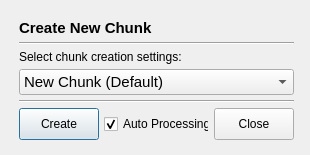
<?xml version="1.0" encoding="UTF-8"?>
<ui version="4.0" connectslotsbyname="false">
 <class>DialogAddChunkQuick</class>
 <widget class="QDialog" name="DialogAddChunkQuick">
  <property name="geometry">
   <rect>
    <x>0</x>
    <y>0</y>
    <width>310</width>
    <height>155</height>
   </rect>
  </property>
  <property name="sizePolicy">
   <sizepolicy hsizetype="Fixed" vsizetype="Fixed">
    <horstretch>0</horstretch>
    <verstretch>0</verstretch>
   </sizepolicy>
  </property>
  <property name="minimumSize">
   <size>
    <width>310</width>
    <height>155</height>
   </size>
  </property>
  <property name="maximumSize">
   <size>
    <width>310</width>
    <height>155</height>
   </size>
  </property>
  <property name="font">
   <font>
    <family>Segoe UI</family>
    <pointsize>9</pointsize>
   </font>
  </property>
  <property name="windowTitle">
   <string notr="true">Create New Chunk</string>
  </property>
  <widget class="QWidget" name="verticalLayoutWidget">
   <property name="geometry">
    <rect>
     <x>9</x>
     <y>9</y>
     <width>295</width>
     <height>141</height>
    </rect>
   </property>
   <layout class="QVBoxLayout" name="verticalLayout">
    <item>
     <widget class="QLabel" name="labelQuickAdd">
      <property name="sizePolicy">
       <sizepolicy hsizetype="Preferred" vsizetype="Maximum">
        <horstretch>0</horstretch>
        <verstretch>0</verstretch>
       </sizepolicy>
      </property>
      <property name="font">
       <font>
        <family>Segoe UI</family>
        <pointsize>11</pointsize>
        <weight>75</weight>
        <bold>true</bold>
       </font>
      </property>
      <property name="text">
       <string notr="true">Create New Chunk</string>
      </property>
     </widget>
    </item>
    <item>
     <widget class="Line" name="line_2">
      <property name="orientation">
       <enum>Qt::Horizontal</enum>
      </property>
     </widget>
    </item>
    <item>
     <widget class="QLabel" name="label">
      <property name="sizePolicy">
       <sizepolicy hsizetype="Preferred" vsizetype="Maximum">
        <horstretch>0</horstretch>
        <verstretch>0</verstretch>
       </sizepolicy>
      </property>
      <property name="text">
       <string notr="true">Select chunk creation settings:</string>
      </property>
      <property name="alignment">
       <set>Qt::AlignBottom|Qt::AlignLeading|Qt::AlignLeft</set>
      </property>
     </widget>
    </item>
    <item>
     <widget class="QComboBox" name="cbChunkSettings">
      <property name="sizePolicy">
       <sizepolicy hsizetype="Preferred" vsizetype="Maximum">
        <horstretch>0</horstretch>
        <verstretch>0</verstretch>
       </sizepolicy>
      </property>
      <property name="font">
       <font>
        <family>Segoe UI</family>
        <pointsize>11</pointsize>
       </font>
      </property>
      <property name="cursor">
       <cursorShape>PointingHandCursor</cursorShape>
      </property>
      <property name="statusTip">
       <string notr="true">Choose settings used for chunk creation...</string>
      </property>
      <property name="currentText">
       <string notr="true">New Chunk (Default)</string>
      </property>
      <property name="iconSize">
       <size>
        <width>20</width>
        <height>20</height>
       </size>
      </property>
      <item>
       <property name="text">
        <string notr="true">New Chunk (Default)</string>
       </property>
       <property name="icon">
        <iconset resource="../qtresources.qrc">
         <normaloff>:/icons/icons8-add-tab-50.png</normaloff>:/icons/icons8-add-tab-50.png</iconset>
       </property>
      </item>
      <item>
       <property name="text">
        <string notr="true">KALOTA-1</string>
       </property>
       <property name="icon">
        <iconset resource="../qtresources.qrc">
         <normaloff>:/icons/template_kalota-modra.png</normaloff>:/icons/template_kalota-modra.png</iconset>
       </property>
      </item>
      <item>
       <property name="text">
        <string>KALOTA-2</string>
       </property>
       <property name="icon">
        <iconset resource="../qtresources.qrc">
         <normaloff>:/icons/template_kalota-oranzna.png</normaloff>:/icons/template_kalota-oranzna.png</iconset>
       </property>
      </item>
      <item>
       <property name="text">
        <string>KALOTA-3</string>
       </property>
       <property name="icon">
        <iconset resource="../qtresources.qrc">
         <normaloff>:/icons/template_kalota-rdeca.png</normaloff>:/icons/template_kalota-rdeca.png</iconset>
       </property>
      </item>
      <item>
       <property name="text">
        <string>KALOTA-4</string>
       </property>
       <property name="icon">
        <iconset resource="../qtresources.qrc">
         <normaloff>:/icons/template_kalota-vijola.png</normaloff>:/icons/template_kalota-vijola.png</iconset>
       </property>
      </item>
      <item>
       <property name="text">
        <string>KALOTA-5</string>
       </property>
       <property name="icon">
        <iconset resource="../qtresources.qrc">
         <normaloff>:/icons/template_kalota-zelena.png</normaloff>:/icons/template_kalota-zelena.png</iconset>
       </property>
      </item>
      <item>
       <property name="text">
        <string notr="true">STOPNICA-1</string>
       </property>
       <property name="icon">
        <iconset resource="../qtresources.qrc">
         <normaloff>:/icons/template_stopnica-modra.png</normaloff>:/icons/template_stopnica-modra.png</iconset>
       </property>
      </item>
      <item>
       <property name="text">
        <string notr="true">STOPNICA-2</string>
       </property>
       <property name="icon">
        <iconset resource="../qtresources.qrc">
         <normaloff>:/icons/template_stopnica-oranzna.png</normaloff>:/icons/template_stopnica-oranzna.png</iconset>
       </property>
      </item>
      <item>
       <property name="text">
        <string>STOPNICA-3</string>
       </property>
       <property name="icon">
        <iconset resource="../qtresources.qrc">
         <normaloff>:/icons/template_stopnica-rdeca.png</normaloff>:/icons/template_stopnica-rdeca.png</iconset>
       </property>
      </item>
      <item>
       <property name="text">
        <string>STOPNICA-4</string>
       </property>
       <property name="icon">
        <iconset resource="../qtresources.qrc">
         <normaloff>:/icons/template_stopnica-vijola.png</normaloff>:/icons/template_stopnica-vijola.png</iconset>
       </property>
      </item>
      <item>
       <property name="text">
        <string>STOPNICA-5</string>
       </property>
       <property name="icon">
        <iconset resource="../qtresources.qrc">
         <normaloff>:/icons/template_stopnica-zelena.png</normaloff>:/icons/template_stopnica-zelena.png</iconset>
       </property>
      </item>
      <item>
       <property name="text">
        <string>PREDOR-VLAK</string>
       </property>
       <property name="icon">
        <iconset resource="../qtresources.qrc">
         <normaloff>:/icons/icons8-subway-50.png</normaloff>:/icons/icons8-subway-50.png</iconset>
       </property>
      </item>
     </widget>
    </item>
    <item>
     <widget class="Line" name="line">
      <property name="orientation">
       <enum>Qt::Horizontal</enum>
      </property>
     </widget>
    </item>
    <item>
     <layout class="QHBoxLayout" name="horizontalLayout">
      <item>
       <widget class="QPushButton" name="btnCreate">
        <property name="sizePolicy">
         <sizepolicy hsizetype="Maximum" vsizetype="Preferred">
          <horstretch>0</horstretch>
          <verstretch>0</verstretch>
         </sizepolicy>
        </property>
        <property name="text">
         <string notr="true">Create</string>
        </property>
        <property name="icon">
         <iconset resource="../qtresources.qrc">
          <normaloff>:/icons/icons8-add-tab-50.png</normaloff>:/icons/icons8-add-tab-50.png</iconset>
        </property>
        <property name="iconSize">
         <size>
          <width>20</width>
          <height>20</height>
         </size>
        </property>
       </widget>
      </item>
      <item>
       <widget class="QCheckBox" name="checkBoxAutoProc">
        <property name="text">
         <string notr="true">Auto Processing</string>
        </property>
        <property name="icon">
         <iconset resource="../qtresources.qrc">
          <normaloff>:/icons/icons8-in-progress-96.png</normaloff>:/icons/icons8-in-progress-96.png</iconset>
        </property>
        <property name="checked">
         <bool>true</bool>
        </property>
       </widget>
      </item>
      <item>
       <widget class="QPushButton" name="btnCancel">
        <property name="sizePolicy">
         <sizepolicy hsizetype="Maximum" vsizetype="Preferred">
          <horstretch>0</horstretch>
          <verstretch>0</verstretch>
         </sizepolicy>
        </property>
        <property name="text">
         <string notr="true">Close</string>
        </property>
        <property name="icon">
         <iconset resource="../qtresources.qrc">
          <normaloff>:/icons/icons8-enter-50.png</normaloff>:/icons/icons8-enter-50.png</iconset>
        </property>
        <property name="iconSize">
         <size>
          <width>20</width>
          <height>20</height>
         </size>
        </property>
       </widget>
      </item>
     </layout>
    </item>
   </layout>
  </widget>
 </widget>
 <layoutdefault spacing="5" margin="10"/>
 <resources>
  <include location="../qtresources.qrc"/>
 </resources>
 <connections>
  <connection>
   <sender>btnCancel</sender>
   <signal>clicked()</signal>
   <receiver>DialogAddChunkQuick</receiver>
   <slot>reject()</slot>
   <hints>
    <hint type="sourcelabel">
     <x>53</x>
     <y>195</y>
    </hint>
    <hint type="destinationlabel">
     <x>8</x>
     <y>216</y>
    </hint>
   </hints>
  </connection>
 </connections>
 <designerdata>
  <property name="gridDeltaX">
   <number>10</number>
  </property>
  <property name="gridDeltaY">
   <number>10</number>
  </property>
  <property name="gridSnapX">
   <bool>true</bool>
  </property>
  <property name="gridSnapY">
   <bool>true</bool>
  </property>
  <property name="gridVisible">
   <bool>true</bool>
  </property>
 </designerdata>
</ui>
